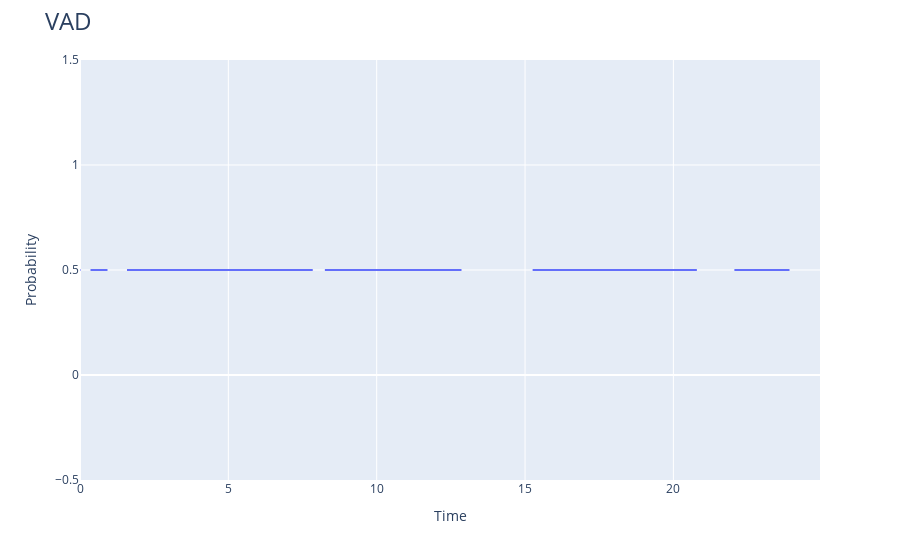

This figure's notebook cell:
### Code cell
fig      = px.line(x=arr_time, y=my_vad)

fig.update_layout(
    title       = dict(text = "VAD", font=dict(size=24)),
    xaxis_title = "Time", 
    yaxis_title = "Probability"
)

fig.show()

### Figure 1 — Plotly figure (JSON) as saved in the notebook; plotly's stock layout.template omitted (floating-point values rounded to 4 significant figures; data arrays with more than 128 entries replaced by an {"elided": "..."} marker saying what was removed)
{"data": [{"hovertemplate": "x=%{x}<br>y=%{y}<extra></extra>", "legendgroup": "", "line": {"color": "#636efa", "dash": "solid"}, "marker": {"symbol": "circle"}, "mode": "lines", "name": "", "showlegend": false, "type": "scattergl", "x": {"elided": "1479 float values"}, "xaxis": "x", "y": {"elided": "1479 float values"}, "yaxis": "y"}], "layout": {"legend": {"tracegroupgap": 0}, "margin": {"t": 60}, "title": {"font": {"size": 24}, "text": "VAD"}, "xaxis": {"anchor": "y", "domain": [0, 1], "title": {"text": "Time"}}, "yaxis": {"anchor": "x", "domain": [0, 1], "title": {"text": "Probability"}}}}
